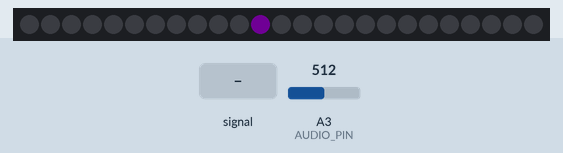
Recording of a sketch running on a simulated Arduino Uno, built with avr-gcc and run on an emulated ATmega328P. Parts: 25 RGB LEDs in strip order, left to right. Inputs (shaded band) come from the test bench; at power-on: A3 (AUDIO_PIN) = 512. Dim RGB values are drawn brighter than linear.

Above: at 1.2 s.
1.3 s: A3 (AUDIO_PIN) fed a 200 Hz sine of ±81 counts around its level
At 2.1 s:
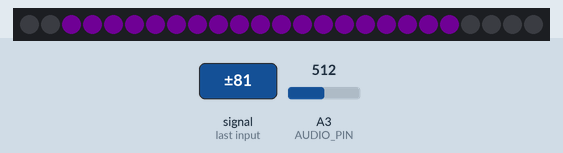
3.8 s: A3 (AUDIO_PIN) set to 900
At 4.5 s:
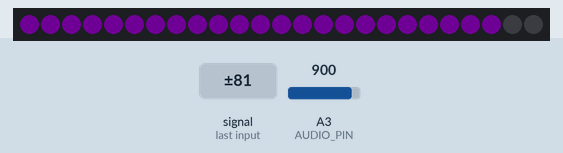
5.5 s: A3 (AUDIO_PIN) fed a 200 Hz sine of ±81 counts around its level
At 7.5 s:
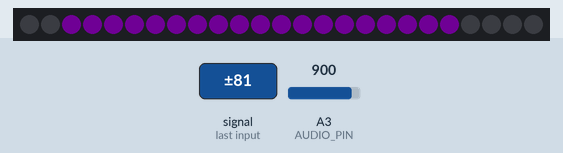
7.8 s: A3 (AUDIO_PIN) set to 1023
At 8.06 s:
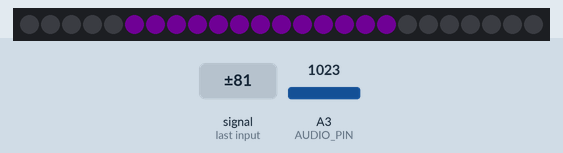
Timing chart, 0 to 10.6 s (numbered marks = the images above; inputs shaded):
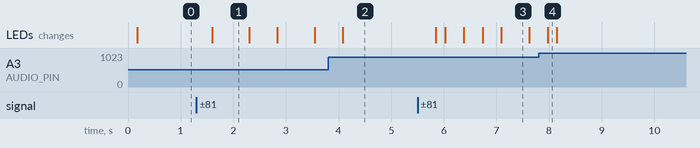

Measured:
- after the input at 1.3 s, the LEDs: change after 0.30 s (image 1)
- after the input at 3.8 s, the LEDs: change after 0.28 s (image 2)
- after the input at 5.5 s, the LEDs: change after 0.35 s (image 3)

The sketch:

BeatSyncCenter.ino
```cpp
#include <fix_fft.h>
#include <SPI.h>
#include <Adafruit_WS2801.h>

static const int DATA_PIN = 2;    // Yellow wire on Adafruit Pixels
static const int CLOCK_PIN = 3;   // Green wire on Adafruit Pixels
static const int AUDIO_PIN = 3;
static const int NUM_OF_PIXELS = 25;
static const int CENTER_PIXEL = 11;

// variables for the Adafruit Pixels
Adafruit_WS2801 mStrip = Adafruit_WS2801(NUM_OF_PIXELS, DATA_PIN, CLOCK_PIN);
static const uint32_t mClearColor = Color(0, 0, 0), mRedColor = Color(25, 0, 0), mBrightRedColor = Color(255, 0, 0), mBlueColor = Color(0, 0, 20), mBrightBlueColor = Color(0, 0, 255), mGreenColor = Color(0, 25, 0), mBrightGreenColor = Color(0, 255, 0), mPurpleColor = Color(15, 0, 20), mBrightPurpleColor = Color(160, 0, 255), mNathalieColor = Color(2, 200, 255), Pink = Color(200, 10, 100);
static const uint32_t mInsideColor = mPurpleColor, mOutsideColor = mClearColor;
// variables for the Fast Fourier Transform (FFT)
char im[128], data[128];

// manipulation variables to translate FFT for display
// 14 channels of audio
char data_avgs[14];
// Display channel to display, 0 == Bass, 14 == Treble
static const int mCh0 = 0, mCh1 = 1, mCh2 = 2, mCh3 = 3, mCh4 = 4, mCh5 = 5, mCh6 = 6, mCh7 = 7;
static const int mCh8 = 8, mCh9 = 9, mCh10 = 10, mCh11 = 11, mCh12 = 12, mCh13 = 13, mCh14 = 14;
int i, val;


void setup() {
  // initialize the LED strip
  mStrip.begin();
  mStrip.show();
}

void loop() {
  // read in data from the AUDIOPIN
  for (i = 0; i < 128; i++){
    val = analogRead(AUDIO_PIN);
    data[i] = val;
    im[i] = 0;
  }
  // run the FFT
  fix_fft(data,im,7,0);

  // this gets the absolute value of the values in the array, so we're only dealing with positive numbers
  for (i = 0; i < 128; i++) {
    data[i] = sqrt(data[i] * data[i] + im[i] * im[i]);
  }

  // average bars together
  for (i = 0; i < 14; i++) {
    // average together
    data_avgs[i] = data[i*4] + data[i*4 + 1] + data[i*4 + 2] + data[i*4 + 3];
    // remap values for display range: input 0-30 & output 0-5 ... originally 0-9
    data_avgs[i] = map(data_avgs[i], 0, 30, 0, 5);
  }
  // read the bass and SHOW IT!
  int value = data_avgs[mCh0];
  //Serial.println(value);
  if (value > CENTER_PIXEL) {
    display(CENTER_PIXEL);
  } else {
    display(value);
  }
}

void display(int input) {
  // clear the pixels
  for (int i = 0; i < NUM_OF_PIXELS; i++) {
    mStrip.setPixelColor(i, mOutsideColor);
  }

  // set the center pixel
  mStrip.setPixelColor(CENTER_PIXEL, mInsideColor);

  // set the pixels below center
  for (i = CENTER_PIXEL - input; i < CENTER_PIXEL; i++) {
    mStrip.setPixelColor(i, mInsideColor);
  }
  // set the pixels above center
  for (i = CENTER_PIXEL + input; i > CENTER_PIXEL; i--) {
    mStrip.setPixelColor(i, mInsideColor);
  }

  mStrip.show();
}

/* Helper functions */

// Create a 24 bit color value from R,G,B
uint32_t Color(byte r, byte g, byte b)
{
  uint32_t c;
  c = r;
  c <<= 8;
  c |= g;
  c <<= 8;
  c |= b;
  return c;
}
```
